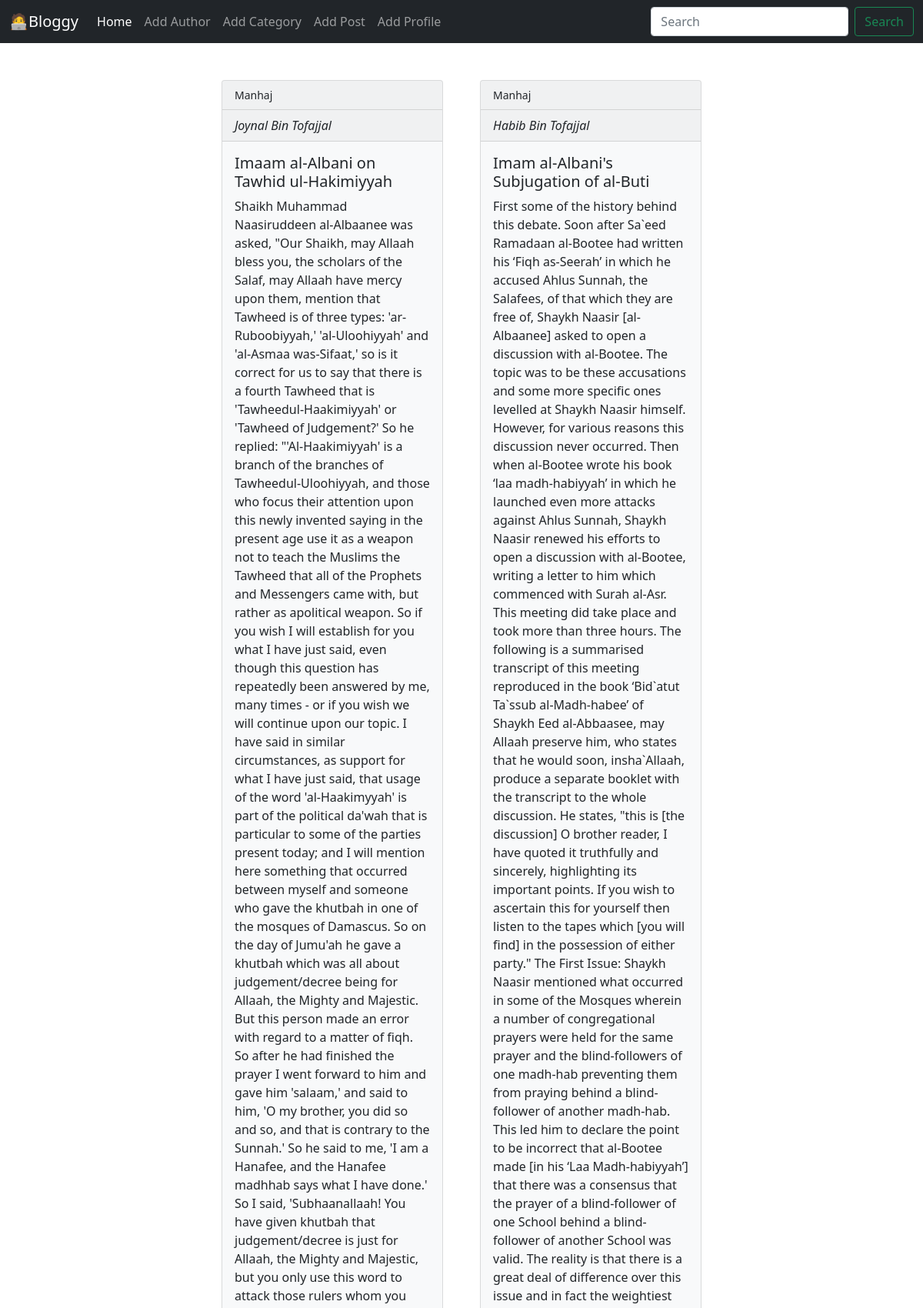
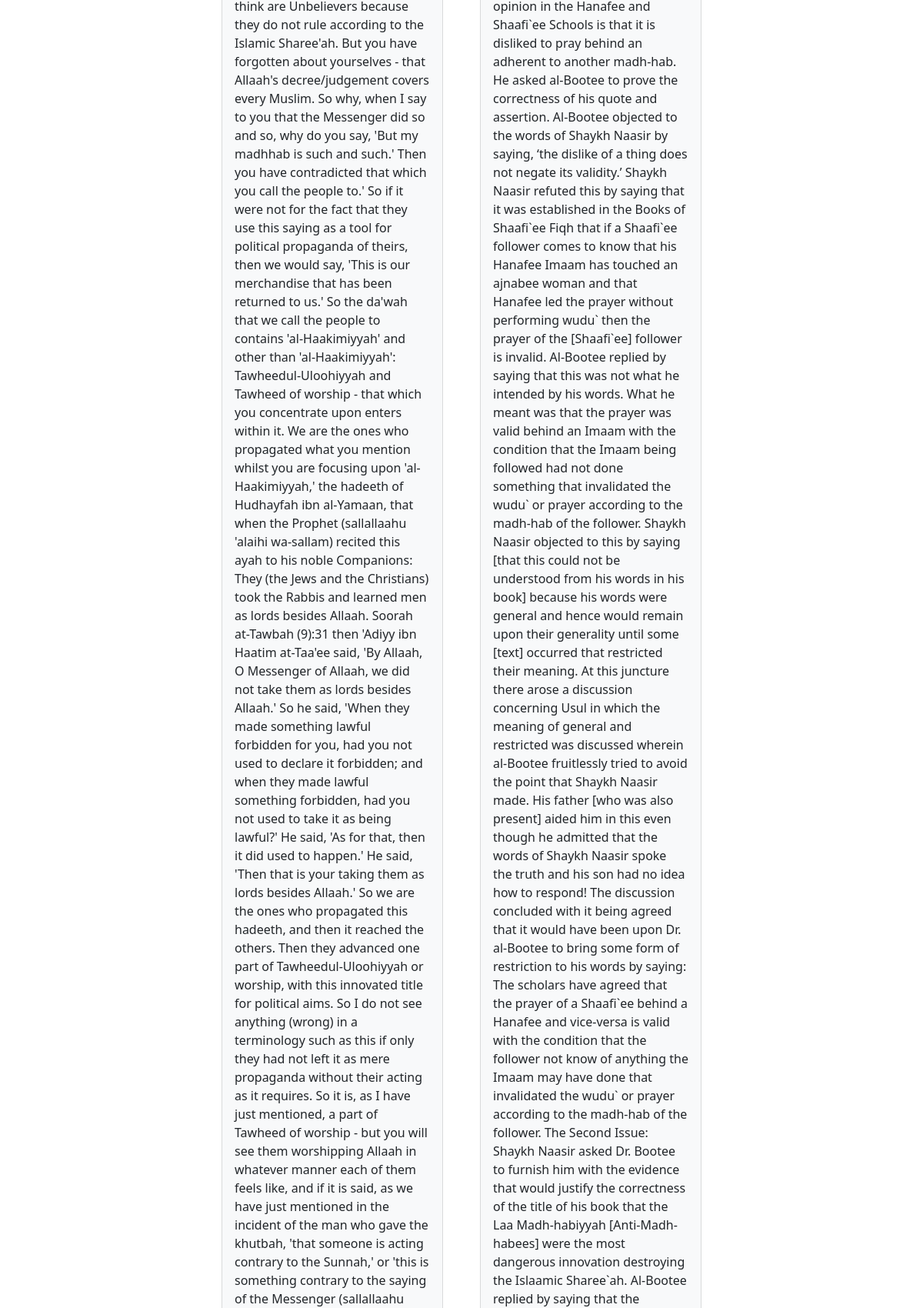
The page / (upper part) on the database its author committed (2 pictures, top to bottom).
### categories/models.py (models this page shows, shortened)
class Category(models.Model):
    name = models.CharField(max_length=100)

### posts/models.py (models this page shows, shortened)
class Post(models.Model):
    title = models.CharField(max_length=255)
    content = models.TextField()
    category = models.ManyToManyField(Category)
    author = models.ForeignKey(Author, on_delete=models.CASCADE) #Opposite SET_NULL

### authors/models.py (models this page shows, shortened)
class Author(models.Model):
    name = models.CharField(max_length=100)
    bio = models.TextField()
    phone_no = models.CharField(max_length=12)

### Blog01/views.py (the view)
# urls.py: path('', views.home, name="homepage"),
def home(requset):
    data = Post.objects.all()
    return render(requset, 'home.html', {"posts": data})

### templates/home.html (shortened to what this page needs)
{% extends "base.html" %} {% block content %}
<div class="container mt-5 d-flex justify-content-center gap-5">
  {% for post in posts %}
  <div class="card col-sm-4 text-dark bg-light mb-3" style="max-width: 18rem">
    <small class="card-header">
      {% for ctgry in post.category.all %} {{ctgry.name}} {% endfor %}
    </small>
    <i class="card-header">{{post.author.name}}</i>
    <div class="card-body">
      <h5 class="card-title">{{post.title}}</h5>
      <p class="card-text">{{post.content}}</p>
    </div>
  </div>
  {% endfor %}
</div>
{% endblock %}

### rows shown on the page
Post: author.name "Joynal Bin Tofajjal", title "Imaam al-Albani on Tawhid ul-Hakimiyyah"
Category: name "Manhaj"
Post: author.name "Habib Bin Tofajjal", title "Imam al-Albani's Subjugation of al-Buti"
